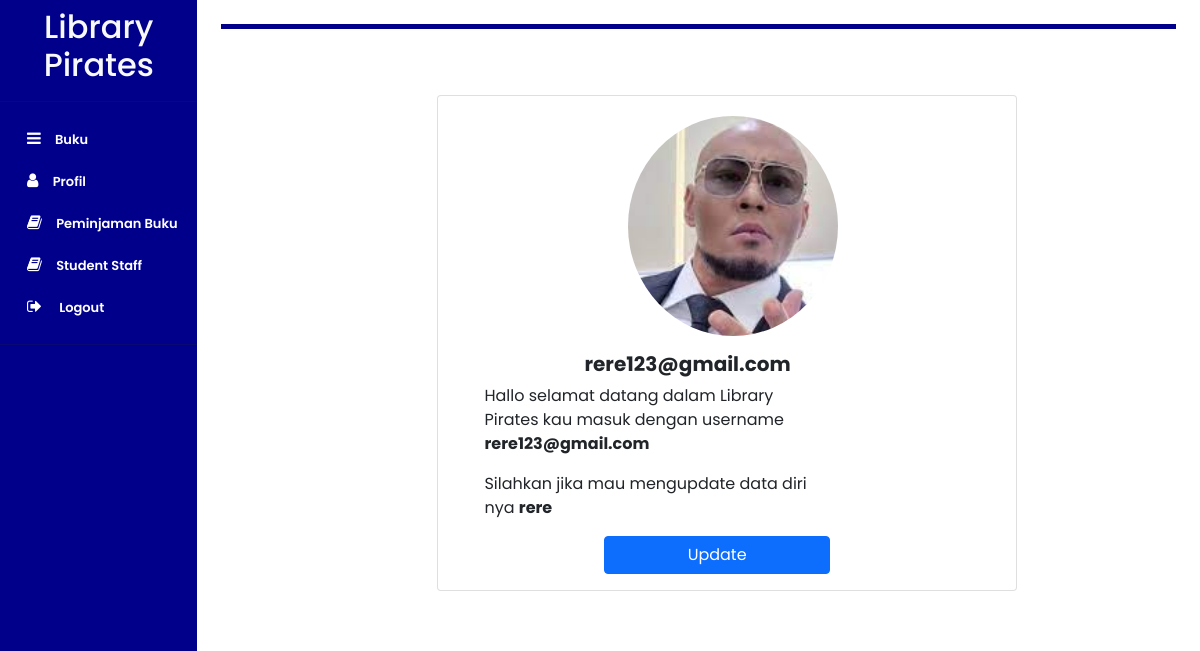
/page/profilAdminPage.php (signed in), run on the app's committed database.
### tables this page shows
CREATE TABLE `user` (
  `id` int(11) NOT NULL,
  `image` varchar(255) NOT NULL,
  `username` varchar(255) NOT NULL,
  `password` varchar(255) NOT NULL,
  `email` varchar(255) NOT NULL,
  `nama_user` varchar(255) NOT NULL,
  `role` tinyint(1) NOT NULL DEFAULT 0
);

### page/profilAdminPage.php (the view, shortened to what this page needs)
<?php
       include '../component/sidebarAdmin.php'
?>
<div class="container p-3 m-4 h-100" style="background-color: #FFFFFF; border-top: 5px
        solid #00008B; boxshadow: 0 4px 8px 0 rgba(0, 0, 0, 0.2), 0 6px 20px 0 rgba(0, 0, 0,
        0.19);">
   <div class="card mb-3" style="max-width: 580px; margin-top: 50px; margin-left:200px;">
      <div class="row g-12">
         <div class="col-md-4" >
            <div class="profil" >
               <?php
                  $user_id = $_SESSION['user']['id'];
                  $select = mysqli_query($con, "SELECT * FROM user WHERE id = '$user_id'") or die('query failed');
                  if(mysqli_num_rows($select) > 0){
                     $fetch = mysqli_fetch_assoc($select);
                     echo '<img src="../uploaded_image/'.$fetch['image'].'"style="margin-left:190px; margin-top:20px;height: 220px; width: 210px; object-fit:cover; border-radius: 50%; ">';
                  }
               ?>
            </div>
         </div>
         <div class="col-md-8" style="margin-left:30px;">
            <div class="card-body">
            <h5 class="card-title" style="margin-left:100px;"><b><?php echo $fetch['email']; ?></b></h5>
            <p>Hallo selamat datang dalam Library Pirates kau masuk dengan username <b><?php echo $fetch['username']; ?></b> </p>
            <p>Silahkan jika mau mengupdate data diri nya <b><?php echo $fetch['nama_user']; ?></b></p>
            <div class="d-grid gap-2">
               <a href="../page/updateAdminPage.php" type="submit" class="btn btn-primary" name="Update" style="margin-left:120px;">Update</a>
            </div>
            </div>
         </div>
      </div>
   </div>
</aside>
</body>
</html

### style.css (style rules this page uses)
* { font-family: "Poppins"; }

### component/sidebarAdmin.php (style rules this page uses)
* { font-family: "Poppins"; }
a { padding-left: 10px; font-size: 13px; text-decoration: none; color: white; }

### data on the page
user: image (picture), email "rere123@gmail.com", username "rere123@gmail.com", nama_user "rere"
